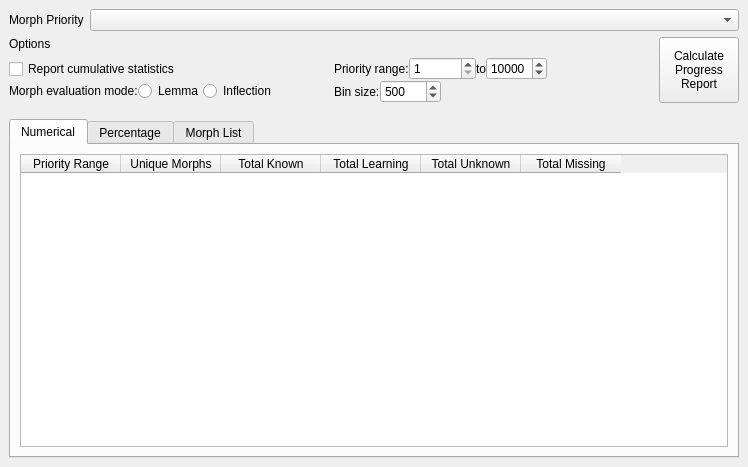
<?xml version="1.0" encoding="UTF-8"?>
<ui version="4.0">
 <class>ProgressionWindow</class>
 <widget class="QMainWindow" name="ProgressionWindow">
  <property name="geometry">
   <rect>
    <x>0</x>
    <y>0</y>
    <width>748</width>
    <height>467</height>
   </rect>
  </property>
  <property name="windowTitle">
   <string>Progression</string>
  </property>
  <widget class="QWidget" name="centralwidget">
   <layout class="QVBoxLayout" name="verticalLayout_5">
    <item>
     <layout class="QVBoxLayout" name="verticalLayout_4">
      <item>
       <layout class="QVBoxLayout" name="verticalLayout_3">
        <property name="topMargin">
         <number>0</number>
        </property>
        <property name="bottomMargin">
         <number>10</number>
        </property>
        <item>
         <layout class="QHBoxLayout" name="horizontalLayout_7">
          <item>
           <widget class="QLabel" name="label_6">
            <property name="sizePolicy">
             <sizepolicy hsizetype="Maximum" vsizetype="Preferred">
              <horstretch>0</horstretch>
              <verstretch>0</verstretch>
             </sizepolicy>
            </property>
            <property name="text">
             <string>Morph Priority</string>
            </property>
           </widget>
          </item>
          <item>
           <widget class="QComboBox" name="morphPriorityCBox">
            <property name="sizePolicy">
             <sizepolicy hsizetype="Minimum" vsizetype="Fixed">
              <horstretch>0</horstretch>
              <verstretch>0</verstretch>
             </sizepolicy>
            </property>
            <property name="currentIndex">
             <number>-1</number>
            </property>
            <property name="sizeAdjustPolicy">
             <enum>QComboBox::AdjustToContents</enum>
            </property>
            <property name="placeholderText">
             <string/>
            </property>
           </widget>
          </item>
         </layout>
        </item>
        <item>
         <layout class="QHBoxLayout" name="horizontalLayout_6">
          <item>
           <layout class="QVBoxLayout" name="verticalLayout">
            <item>
             <widget class="QLabel" name="label_3">
              <property name="toolTipDuration">
               <number>4</number>
              </property>
              <property name="text">
               <string>Options</string>
              </property>
             </widget>
            </item>
            <item>
             <layout class="QHBoxLayout" name="horizontalLayout">
              <item>
               <layout class="QVBoxLayout" name="verticalLayout_10">
                <property name="spacing">
                 <number>0</number>
                </property>
                <item>
                 <widget class="QCheckBox" name="cumulativeCheckBox">
                  <property name="text">
                   <string>Report cumulative statistics</string>
                  </property>
                 </widget>
                </item>
                <item>
                 <layout class="QHBoxLayout" name="horizontalLayout_2">
                  <item>
                   <widget class="QLabel" name="label">
                    <property name="enabled">
                     <bool>true</bool>
                    </property>
                    <property name="sizePolicy">
                     <sizepolicy hsizetype="Minimum" vsizetype="Minimum">
                      <horstretch>0</horstretch>
                      <verstretch>0</verstretch>
                     </sizepolicy>
                    </property>
                    <property name="font">
                     <font>
                      <bold>false</bold>
                     </font>
                    </property>
                    <property name="toolTip">
                     <string>Changeable in settings</string>
                    </property>
                    <property name="text">
                     <string>Morph evaluation mode:</string>
                    </property>
                   </widget>
                  </item>
                  <item>
                   <widget class="QRadioButton" name="lemmaRadioButton">
                    <property name="enabled">
                     <bool>true</bool>
                    </property>
                    <property name="toolTip">
                     <string>Changeable in settings</string>
                    </property>
                    <property name="text">
                     <string>Lemma</string>
                    </property>
                   </widget>
                  </item>
                  <item>
                   <widget class="QRadioButton" name="inflectionRadioButton">
                    <property name="enabled">
                     <bool>true</bool>
                    </property>
                    <property name="toolTip">
                     <string>Changeable in settings</string>
                    </property>
                    <property name="text">
                     <string>Inflection</string>
                    </property>
                   </widget>
                  </item>
                  <item>
                   <spacer name="horizontalSpacer">
                    <property name="orientation">
                     <enum>Qt::Horizontal</enum>
                    </property>
                    <property name="sizeHint" stdset="0">
                     <size>
                      <width>40</width>
                      <height>20</height>
                     </size>
                    </property>
                   </spacer>
                  </item>
                 </layout>
                </item>
               </layout>
              </item>
              <item>
               <layout class="QVBoxLayout" name="verticalLayout_9">
                <property name="spacing">
                 <number>0</number>
                </property>
                <property name="leftMargin">
                 <number>0</number>
                </property>
                <item>
                 <layout class="QHBoxLayout" name="horizontalLayout_3">
                  <item>
                   <widget class="QLabel" name="label_2">
                    <property name="text">
                     <string>Priority range:</string>
                    </property>
                   </widget>
                  </item>
                  <item>
                   <widget class="QSpinBox" name="minPrioritySpinBox">
                    <property name="layoutDirection">
                     <enum>Qt::LeftToRight</enum>
                    </property>
                    <property name="minimum">
                     <number>1</number>
                    </property>
                    <property name="maximum">
                     <number>100000</number>
                    </property>
                    <property name="singleStep">
                     <number>500</number>
                    </property>
                   </widget>
                  </item>
                  <item>
                   <widget class="QLabel" name="label_4">
                    <property name="text">
                     <string>to</string>
                    </property>
                   </widget>
                  </item>
                  <item>
                   <widget class="QSpinBox" name="maxPrioritySpinBox">
                    <property name="minimum">
                     <number>1</number>
                    </property>
                    <property name="maximum">
                     <number>50000</number>
                    </property>
                    <property name="singleStep">
                     <number>500</number>
                    </property>
                    <property name="value">
                     <number>10000</number>
                    </property>
                   </widget>
                  </item>
                  <item>
                   <spacer name="horizontalSpacer_2">
                    <property name="orientation">
                     <enum>Qt::Horizontal</enum>
                    </property>
                    <property name="sizeHint" stdset="0">
                     <size>
                      <width>40</width>
                      <height>20</height>
                     </size>
                    </property>
                   </spacer>
                  </item>
                 </layout>
                </item>
                <item>
                 <layout class="QHBoxLayout" name="horizontalLayout_4">
                  <item>
                   <widget class="QLabel" name="label_5">
                    <property name="text">
                     <string>Bin size:</string>
                    </property>
                   </widget>
                  </item>
                  <item>
                   <widget class="QSpinBox" name="binSizeSpinBox">
                    <property name="minimum">
                     <number>100</number>
                    </property>
                    <property name="maximum">
                     <number>10000</number>
                    </property>
                    <property name="singleStep">
                     <number>100</number>
                    </property>
                    <property name="value">
                     <number>500</number>
                    </property>
                   </widget>
                  </item>
                  <item>
                   <spacer name="horizontalSpacer_3">
                    <property name="orientation">
                     <enum>Qt::Horizontal</enum>
                    </property>
                    <property name="sizeHint" stdset="0">
                     <size>
                      <width>40</width>
                      <height>20</height>
                     </size>
                    </property>
                   </spacer>
                  </item>
                 </layout>
                </item>
               </layout>
              </item>
             </layout>
            </item>
           </layout>
          </item>
          <item>
           <widget class="QPushButton" name="calculateProgressPushButton">
            <property name="sizePolicy">
             <sizepolicy hsizetype="Minimum" vsizetype="Minimum">
              <horstretch>0</horstretch>
              <verstretch>0</verstretch>
             </sizepolicy>
            </property>
            <property name="minimumSize">
             <size>
              <width>0</width>
              <height>57</height>
             </size>
            </property>
            <property name="text">
             <string>Calculate
Progress 
Report</string>
            </property>
           </widget>
          </item>
         </layout>
        </item>
       </layout>
      </item>
      <item>
       <widget class="QTabWidget" name="qTabWidget">
        <property name="sizePolicy">
         <sizepolicy hsizetype="Expanding" vsizetype="Expanding">
          <horstretch>0</horstretch>
          <verstretch>0</verstretch>
         </sizepolicy>
        </property>
        <property name="currentIndex">
         <number>0</number>
        </property>
        <widget class="QWidget" name="tab">
         <attribute name="title">
          <string>Numerical</string>
         </attribute>
         <layout class="QVBoxLayout" name="verticalLayout_6">
          <item>
           <widget class="QTableWidget" name="numericalTableWidget">
            <attribute name="horizontalHeaderStretchLastSection">
             <bool>false</bool>
            </attribute>
            <attribute name="verticalHeaderVisible">
             <bool>false</bool>
            </attribute>
            <attribute name="verticalHeaderStretchLastSection">
             <bool>false</bool>
            </attribute>
            <column>
             <property name="text">
              <string>Priority Range</string>
             </property>
            </column>
            <column>
             <property name="text">
              <string>Unique Morphs</string>
             </property>
            </column>
            <column>
             <property name="text">
              <string>Total Known</string>
             </property>
            </column>
            <column>
             <property name="text">
              <string>Total Learning</string>
             </property>
            </column>
            <column>
             <property name="text">
              <string>Total Unknown</string>
             </property>
            </column>
            <column>
             <property name="text">
              <string>Total Missing</string>
             </property>
            </column>
           </widget>
          </item>
         </layout>
        </widget>
        <widget class="QWidget" name="tab_2">
         <attribute name="title">
          <string>Percentage</string>
         </attribute>
         <layout class="QVBoxLayout" name="verticalLayout_7">
          <item>
           <widget class="QTableWidget" name="percentTableWidget">
            <attribute name="verticalHeaderVisible">
             <bool>false</bool>
            </attribute>
            <column>
             <property name="text">
              <string>Priority Range</string>
             </property>
            </column>
            <column>
             <property name="text">
              <string>Unique Morphs</string>
             </property>
            </column>
            <column>
             <property name="text">
              <string>% Known</string>
             </property>
            </column>
            <column>
             <property name="text">
              <string>% Learning</string>
             </property>
            </column>
            <column>
             <property name="text">
              <string>% Unknown</string>
             </property>
            </column>
            <column>
             <property name="text">
              <string>% Missing</string>
             </property>
            </column>
           </widget>
          </item>
         </layout>
        </widget>
        <widget class="QWidget" name="tab_3">
         <attribute name="title">
          <string>Morph List</string>
         </attribute>
         <layout class="QVBoxLayout" name="verticalLayout_2">
          <item>
           <widget class="QTableWidget" name="morphTableWidget">
            <property name="enabled">
             <bool>true</bool>
            </property>
            <property name="sizePolicy">
             <sizepolicy hsizetype="Expanding" vsizetype="Expanding">
              <horstretch>0</horstretch>
              <verstretch>0</verstretch>
             </sizepolicy>
            </property>
            <property name="minimumSize">
             <size>
              <width>0</width>
              <height>0</height>
             </size>
            </property>
            <property name="autoFillBackground">
             <bool>false</bool>
            </property>
            <attribute name="verticalHeaderVisible">
             <bool>false</bool>
            </attribute>
            <column>
             <property name="text">
              <string>Priority</string>
             </property>
            </column>
            <column>
             <property name="text">
              <string>Lemma</string>
             </property>
            </column>
            <column>
             <property name="text">
              <string>Inflection</string>
             </property>
            </column>
            <column>
             <property name="text">
              <string>Status</string>
             </property>
            </column>
           </widget>
          </item>
         </layout>
        </widget>
       </widget>
      </item>
     </layout>
    </item>
   </layout>
  </widget>
 </widget>
 <resources/>
 <connections/>
</ui>
